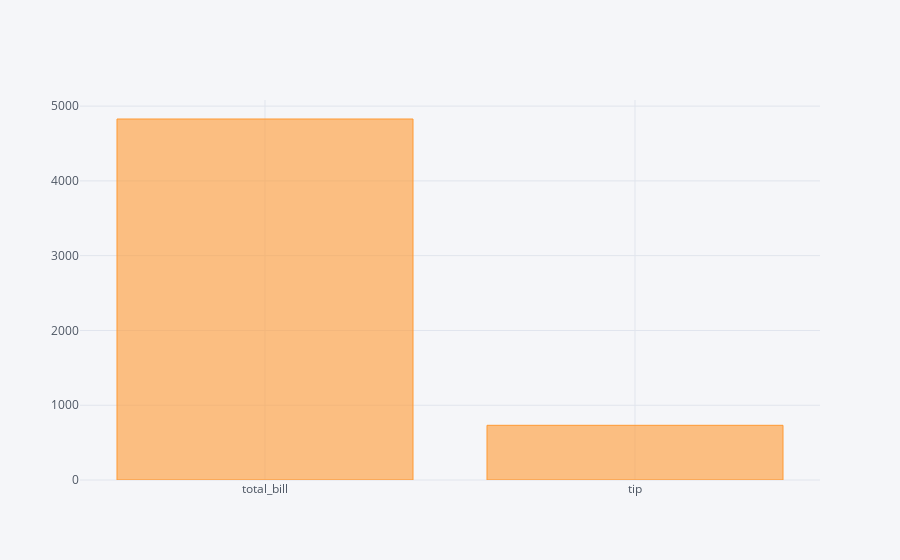

The cell this chart's notebook holds for it:
### Code cell
tips.sum()[['total_bill','tip']].iplot(kind='bar')

### Figure 1 — Plotly figure (JSON) as saved in the notebook; plotly's stock layout.template omitted (floating-point values rounded to 4 significant figures)
{"data": [{"marker": {"color": "rgba(255, 153, 51, 0.6)", "line": {"color": "rgba(255, 153, 51, 1.0)", "width": 1}}, "name": "None", "orientation": "v", "text": "", "type": "bar", "uid": "679fe3b0-1304-4b16-9f3e-f0f7bf2b587e", "x": ["total_bill", "tip"], "y": [4828.0, 731.6]}], "layout": {"legend": {"bgcolor": "#F5F6F9", "font": {"color": "#4D5663"}}, "paper_bgcolor": "#F5F6F9", "plot_bgcolor": "#F5F6F9", "title": {"font": {"color": "#4D5663"}}, "xaxis": {"gridcolor": "#E1E5ED", "showgrid": true, "tickfont": {"color": "#4D5663"}, "title": {"font": {"color": "#4D5663"}, "text": ""}, "zerolinecolor": "#E1E5ED"}, "yaxis": {"gridcolor": "#E1E5ED", "showgrid": true, "tickfont": {"color": "#4D5663"}, "title": {"font": {"color": "#4D5663"}, "text": ""}, "zerolinecolor": "#E1E5ED"}}}
